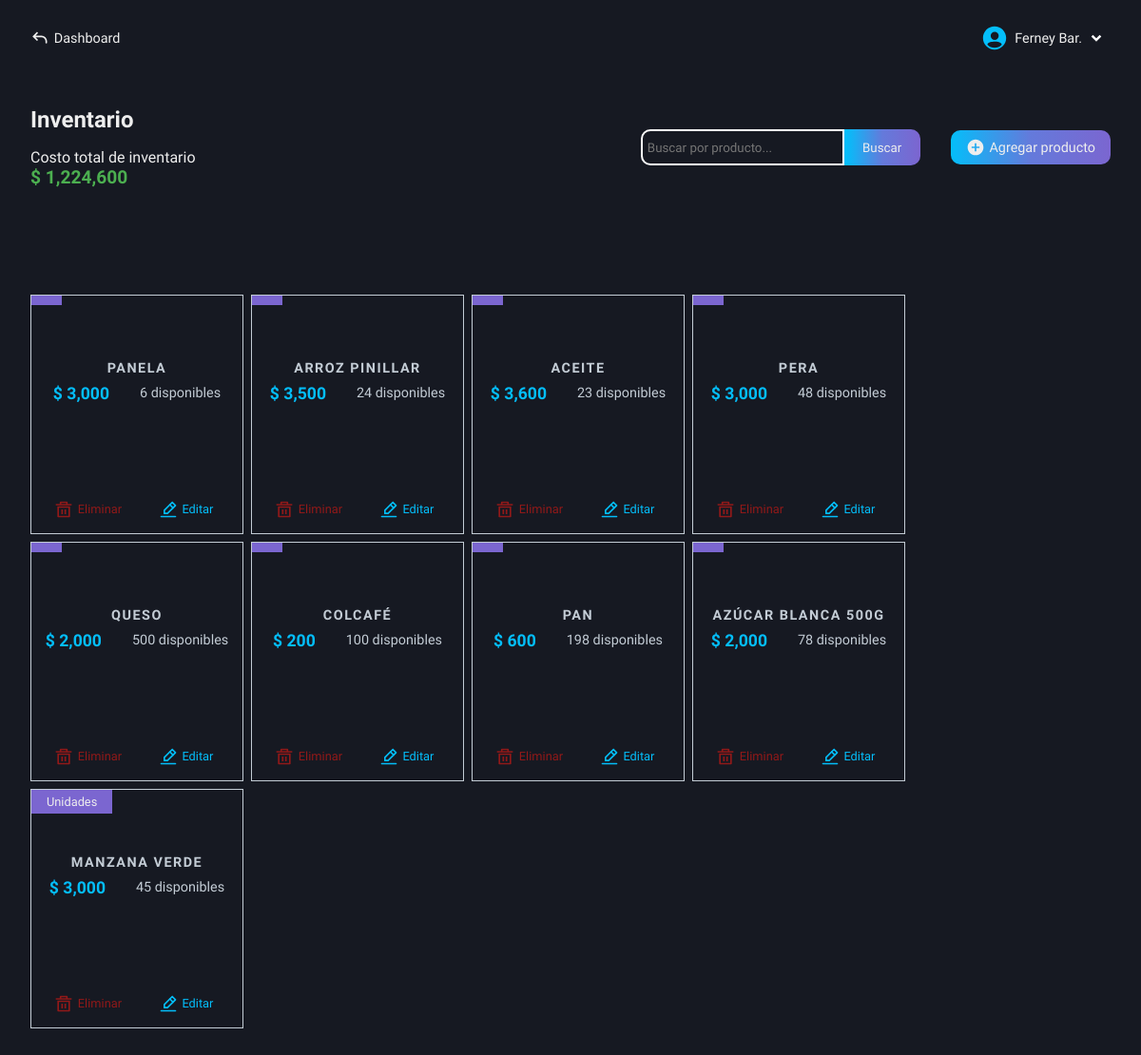
Page /roles/store/inventory/admin-inventory.php (signed in) on the committed database.
### tables this page shows
CREATE TABLE `users` (
  `id` int(11) NOT NULL AUTO_INCREMENT,
  `name` varchar(100) NOT NULL,
  `lastname` varchar(100) NOT NULL,
  `email` varchar(100) NOT NULL,
  `pass` varchar(100) NOT NULL,
  `role` varchar(100) NOT NULL,
  PRIMARY KEY (`id`)
);

CREATE TABLE `inventory_products` (
  `id` int(11) NOT NULL AUTO_INCREMENT,
  `id_category` int(11) NOT NULL,
  `product_name` varchar(100) NOT NULL,
  `supplier` varchar(100) NOT NULL,
  `purchase_price` decimal(50,0) NOT NULL,
  `sale_price` decimal(50,0) NOT NULL,
  `stock_quantity` int(11) NOT NULL,
  `product_description` varchar(500) NOT NULL,
  `unit_measure` varchar(100) NOT NULL,
  `entry_date` date NOT NULL,
  PRIMARY KEY (`id`)
);

### roles/store/inventory/admin-inventory.php (the view, shortened to what this page needs)
<!DOCTYPE html>
<html lang="en">
<head>
    <link rel="stylesheet" href="../../../css/store/admin-inventory.css">
    <link rel="stylesheet" href="../../../css/store/base-autocomplete.css">
    <link rel="stylesheet" href="https://code.jquery.com/ui/1.12.1/themes/base/jquery-ui.css">
    <?php
        include("../../../conexion.php");
        if (isset($_SESSION['user_id'])) {
            $id_user = $_SESSION['user_id'];
        } else {
            header("Location: ../../../index.php");
            exit();
        }
    ?>
</head>
<body>
    <main class="main">
        <nav class="nav-dash">
            <a href="../../dashboard-store.php" class="go-dash">
                <svg xmlns="http://www.w3.org/2000/svg" width="20" height="20" viewBox="0 0 24 24"><path fill="#eee" d="m4 10l-.707.707L2.586 10l.707-.707zm17 8a1 1 0 1 1-2 0zM8.293 15.707l-5-5l1.414-1.414l5 5zm-5-6.414l5-5l1.414 1.414l-5 5zM4 9h10v2H4zm17 7v2h-2v-2zm-7-7a7 7 0 0 1 7 7h-2a5 5 0 0 0-5-5z"/></svg>
                <p>Dashboard</p>
            </a>
            <div class="user-modal">
                <div class="username">
                    <div class="name-down">
                        <?php
                            $queryData = "SELECT name, lastname FROM users WHERE id = $id_user";
                            $result = mysqli_query($conexion, $queryData);
                            $rowData = mysqli_fetch_assoc($result);
                            echo "<p class='name'>" . $rowData['name'] . ' ' . substr($rowData['lastname'], 0, 3) . ".</p>";
                        ?>
                        <img src="../../../svg/down-arrow.svg" alt="">
                    </div>
                </div>
            </div>
        </nav>
        <section class="info-table-product" id="hidden-modal">
            <div class="table-products">
                <div class="tlt-search-add">
                    <div class="tlt-cost">
                        <h2 class="tlt-function">Inventario</h2>
                        <div class="total-cost">
                            <p>Costo total de inventario</p>
                            <?php
                                $query = "SELECT SUM(purchase_price * stock_quantity) AS total_cost FROM inventory_products";
                                $result = mysqli_query($conexion, $query);
                                $row = mysqli_fetch_array($result);
                                if($row['total_cost'] === NULL){
                                    echo "<p>$ 0</p>";
                                } else {
                                    echo "<p>$ " . number_format($row['total_cost'], 0) . "</p>";
                                }
                            ?>
                        </div>
                    </div>
                    <div class="search-add">
                        <form action="functions/search-product.php" method="POST" class="form-search">
                            <input type="text" name="search" class="input-search b-col-fcs-val" id="search" placeholder="Buscar por producto..." required>
                            <input type="submit" name="button-search" class="btn-search bg-btn" value="Buscar">
                        </form>
                        <a href="add-products.php" class="add bg-btn">
                            <svg xmlns="http://www.w3.org/2000/svg" width="20" height="20" viewBox="0 0 24 24"><path fill="#eee" d="M12 2C6.477 2 2 6.477 2 12s4.477 10 10 10s10-4.477 10-10S17.523 2 12 2m5 11h-4v4h-2v-4H7v-2h4V7h2v4h4z"/></svg>
                            <p>Agregar producto</p>
                        </a>
                    </div>
                </div>
                <div class="all-products">
                    <div class="content-cards">
                        <?php
                            $getProducts = "SELECT * FROM inventory_products";
                            $resultProducts = mysqli_query($conexion, $getProducts);
                            if($resultProducts -> num_rows > 0){
                                while($row = mysqli_fetch_array($resultProducts)){
                                    $id = $row['id'];
                                    echo "<div class='card-product'>
                                            <div class='unit-info'>
                                                <p class='unit'>" . $row['unit_measure'] . "</p>
                                                <div class='info-product'>
                                                    <h3 class='product'>" . ucfirst($row['product_name']) . "</h3>
                                                    <div class='price-available'>
                                                        <p>$ " . number_format($row['sale_price'], 0) . "</p>
                                                        <p>" . $row['stock_quantity'] . " disponibles</p>
                                                    </div>
                                                </div>
                                            </div>
                                            <div class='actions'>
                                                <a href='functions/delete.php?id=$id'>
                                                    <img src='../../../svg/delete.svg' />
                                                    Eliminar
                                                </a>
                                                <a href='functions/get-data.php?id=$id'>
                                                    <img src='../../../svg/edit.svg' />
                                                    Editar
                                                </a>
                                            </div>
                                        </div>";
                                }
                            } else {
                                echo "<div class='not-product'><p>No tienes productos en tu inventario</p></div>";
                            }
                        ?>
                    </div>
                </div>
            </div>
        </section>
    </main>
</body>
</html>

### css/store/admin-inventory.css (style rules this page uses)
.main { display: grid; grid-template-columns: 1fr; grid-template-rows: 80px auto; height: 100vh; background-color: var(--color-dark-blue-gray); }
.info-table-product { grid-column: 1 / 2; grid-row: 2 / 3; padding: 2rem; box-sizing: border-box; background-color: var(--color-dark-blue-gray); }
.table-products { display: flex; flex-direction: column; gap: 3rem; }
.total-cost p:last-child { color: var(--color-dark-green); font-weight: 600; font-size: 1.2rem; }
.tlt-cost { display: flex; flex-direction: column; gap: 1rem; }
.tlt-search-add { display: flex; align-items: center; justify-content: space-between; }
.search-add { display: flex; align-items: center; gap: 2rem; }
.form-search { display: flex; }
.input-search { outline: none; padding: .2rem .3rem; height: 27px; border: 2px solid #fff; width: 200px; color: var(--color-light-black); border-top-left-radius: 10px; border-bottom-left-radius: 10px; background-color: transparent; color: var(--color-white); }
.btn-search { width: 80px; height: auto; padding: .45rem 0; border: 2px solid transparent; border-top-right-radius: 10px; border-bottom-right-radius: 10px; cursor: pointer; }
.add { display: flex; align-items: center; gap: .3rem; padding: .5rem 1rem; border-radius: 10px; font-size: .9rem; text-decoration: none; }
.all-products { height: auto; margin-top: 4rem; }
.content-cards { display: flex; align-items: center; justify-content: left; flex-wrap: wrap; gap: .5rem; }
.card-product { display: flex; flex-direction: column; align-items: stretch; justify-content: space-between; height: 250px; width: 222px; border: 1px groove var(--color-light-gray); }
.unit-info { height: 45%; display: flex; flex-direction: column; justify-content: space-between; align-items: center; padding: 0 0 1rem 0; }
.unit-info .unit { width: auto; padding: .3rem 1rem; background-color: var(--color-amethyst); font-size: .8rem; align-self: baseline; }
.price-available { display: flex; align-items: center; justify-content: center; gap: 2rem; width: 100%; }
.info-product { display: flex; flex-direction: column; align-items: center; gap: .5rem; }
.info-product .product { font-size: .9rem; letter-spacing: 1.5px; width: 190px; text-align: center; text-transform: uppercase; color: var(--color-light-gray); }
.info-product p:nth-child(1) { font-size: 1.1rem; font-weight: bold; color: var(--color-sky-blue); }
.price-available p:last-child { font-size: .9rem; font-weight: 300; color: var(--color-light-gray); }
.actions { padding: .7rem .5rem; display: flex; align-items: center; justify-content: center; }
.actions a { display: flex; align-items: center; justify-content: center; gap: .3rem; font-size: .8rem; text-decoration: none; }
.actions a:first-child { color: var(--color-dark-red); border: 1px solid transparent; width: 180px; padding: .2rem 0; border-radius: 10px; }
.actions a:last-child { color: var(--color-sky-blue); border: 1px solid transparent; width: 180px; padding: .2rem 0; border-radius: 10px; }

### css/base-nav-dash.css (style rules this page uses)
* { color: #eee; }
.nav-dash { grid-column: 1 / 2; grid-row: 1 / 2; display: flex; align-items: center; justify-content: space-between; padding: 0 2rem; box-sizing: border-box; user-select: none; }
.username { display: flex; align-items: center; gap: .4rem; cursor: pointer; }
.name-down { display: flex; align-items: center; }
.name-down .name { color: #eee; font-size: .9rem; }
.go-dash { display: flex; align-items: center; gap: .3rem; text-decoration: none; }
.go-dash p { font-size: .9rem; color: #eee; }

### css/base-btn-bd.css (style rules this page uses)
.bg-btn { background: linear-gradient( 90deg, #04BEFA, #647adb, #7b66d0, #9554c9, #04BEFA ); background-size: 200%; animation: gradient-move 5s infinite; transition: transform 0.2s, box-shadow 0.2s; }

### rows in the picture
users: name "Ferney", lastname "Bar"
inventory_products: product_name "PANELA", sale_price "3,000", stock_quantity "6"
inventory_products: product_name "ARROZ PINILLAR", sale_price "3,500", stock_quantity "24"
inventory_products: product_name "ACEITE", sale_price "3,600", stock_quantity "23"
inventory_products: product_name "PERA", sale_price "3,000", stock_quantity "48"
inventory_products: product_name "QUESO", sale_price "2,000", stock_quantity "500"
inventory_products: product_name "COLCAFÉ", sale_price "200", stock_quantity "100"
inventory_products: product_name "PAN", sale_price "600", stock_quantity "198"
inventory_products: product_name "AZÚCAR BLANCA 500G", sale_price "2,000", stock_quantity "78"
inventory_products: unit_measure "Unidades", product_name "MANZANA VERDE", sale_price "3,000", stock_quantity "45"

### other values in the picture
$row['total_cost'] "1,224,600"
